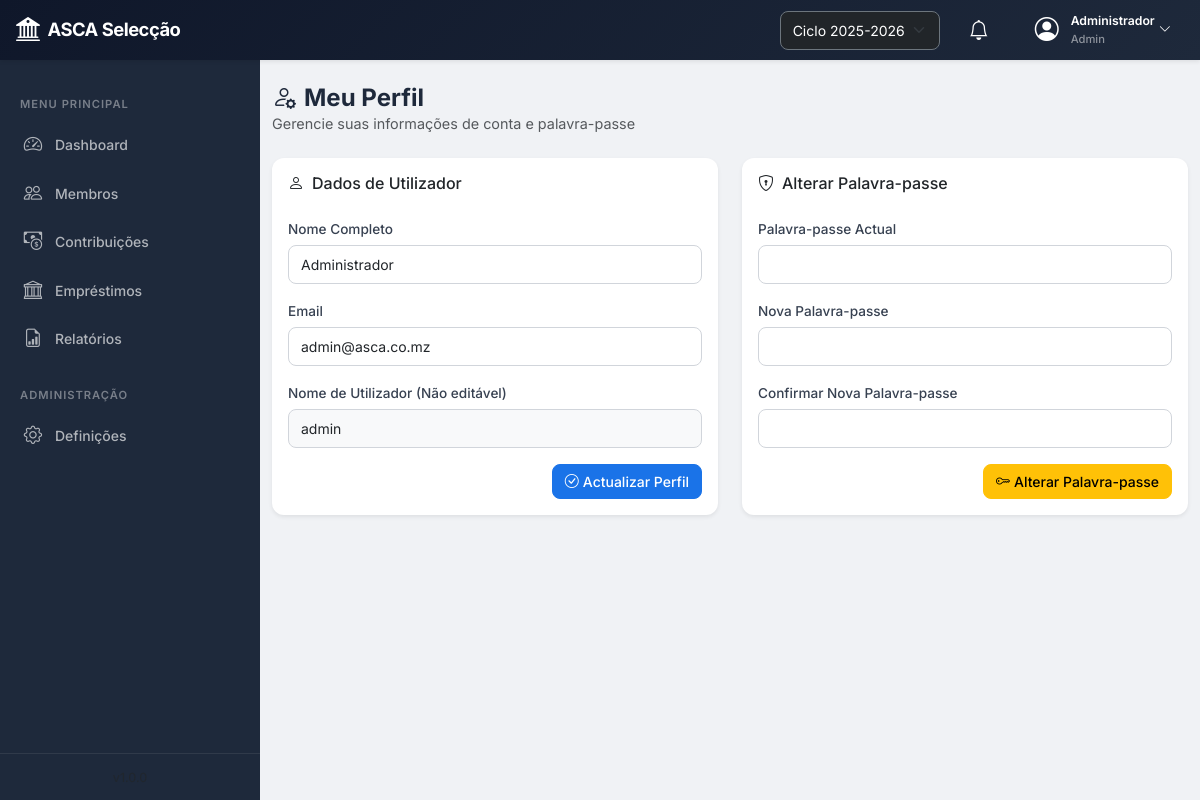
/pages/meu_perfil.php (signed in), run on the app's committed database.
### tables this page shows
CREATE TABLE `users` (
  `id` int(11) NOT NULL,
  `username` varchar(50) NOT NULL,
  `password` varchar(255) NOT NULL,
  `full_name` varchar(150) NOT NULL,
  `email` varchar(150) DEFAULT NULL,
  `role` enum('admin','user','member') DEFAULT 'user',
  `member_id` int(11) DEFAULT NULL,
  `is_active` tinyint(1) DEFAULT 1,
  `created_at` datetime DEFAULT current_timestamp(),
  `updated_at` datetime DEFAULT current_timestamp() ON UPDATE current_timestamp()
);

### config/database.php (called while the page is built, shortened)
<?php
class Database {
    private static ?Database $instance = null;
    private PDO $pdo;
    private string $host;
    private string $dbname;
    private string $username;
    private string $password;
    private string $charset = 'utf8mb4';
    private function __construct() {
        $hostHeader = $_SERVER['HTTP_HOST'] ?? '';
        $isLocal = (strpos($hostHeader, 'localhost') !== false || $hostHeader === '127.0.0.1');
        if ($isLocal) {
            $this->host     = getenv('DB_HOST') ?: '127.0.0.1';
            $this->dbname   = getenv('DB_NAME') ?: 'asca_seleccao';
            $this->username = getenv('DB_USER') ?: 'root';
            $this->password = getenv('DB_PASS') ?: '';
        } else {
            $this->host     = getenv('DB_HOST') ?: 'localhost';
            $this->dbname   = getenv('DB_NAME') ?: 'fdlmoz_ascaselecdb';
            $this->username = getenv('DB_USER') ?: 'fdlmoz_ascselecusr';
            $this->password = getenv('DB_PASS') ?: 'M_ym9.@r4HdbMpET';
        }
        if (strpos($this->host, ':') !== false) {
            [$hostPart, $portPart] = explode(':', $this->host, 2);
            $this->host = $hostPart;
            $this->port = $portPart;
        } else {
            $this->port = '3306';
        }
        $dsn = "mysql:host={$this->host};port={$this->port};dbname={$this->dbname};charset={$this->charset}";
        try {
            $this->pdo = new PDO($dsn, $this->username, $this->password, [
                PDO::ATTR_ERRMODE            => PDO::ERRMODE_EXCEPTION,
                PDO::ATTR_DEFAULT_FETCH_MODE => PDO::FETCH_ASSOC,
                PDO::ATTR_EMULATE_PREPARES   => false,
            ]);
        } catch (PDOException $e) {
            die("Erro de conexão à base de dados: " . $e->getMessage());
        }
    }
    public static function getInstance(): self {
        if (self::$instance === null) {
            self::$instance = new self();
        }
        return self::$instance;
    }
    public function query(string $sql, array $params = []): PDOStatement {
        $stmt = $this->pdo->prepare($sql);
        $stmt->execute($params);
        return $stmt;
    }
    public function fetch(string $sql, array $params = []): array|false {
        return $this->query($sql, $params)->fetch();
    }
}

### config/session.php (called while the page is built, shortened)
<?php
function isLoggedIn(): bool {
    return isset($_SESSION['user_id']) && !empty($_SESSION['user_id']);
}
function currentUser(): ?array {
    return [
        'id'        => $_SESSION['user_id'],
        'username'  => $_SESSION['username'],
        'full_name' => $_SESSION['full_name'],
        'role'      => $_SESSION['role'],
        'member_id' => $_SESSION['member_id'] ?? null,
    ];
}

### includes/functions.php (called while the page is built, shortened)
<?php
require_once __DIR__ . '/../config/constants.php';
require_once __DIR__ . '/../config/database.php';
function sanitize(string $input): string {
    return htmlspecialchars(trim($input), ENT_QUOTES, 'UTF-8');
}

### pages/meu_perfil.php (the view, shortened to what this page needs)
<?php
require_once __DIR__ . '/../config/session.php';
require_once __DIR__ . '/../includes/functions.php';
require_once __DIR__ . '/../includes/header.php';
require_once __DIR__ . '/../includes/sidebar.php';
$db = Database::getInstance();
$user = $db->fetch("SELECT * FROM users WHERE id = ?", [$currentUser['id']]);
?>
<div class="page-header">
    <div>
        <h1><i class="bi bi-person-gear me-2"></i>Meu Perfil</h1>
        <p class="text-muted mb-0">Gerencie suas informações de conta e palavra-passe</p>
    </div>
</div>
<div class="row">
    <div class="col-md-6">
        <div class="card mb-4 shadow-sm border-0">
            <div class="card-body">
                <h6 class="card-title mb-4"><i class="bi bi-person me-2"></i>Dados de Utilizador</h6>
                <form id="formDadosPerfil">
                    <div class="mb-3">
                        <label class="form-label">Nome Completo</label>
                        <input type="text" class="form-control" name="full_name" value="<?= sanitize($user['full_name']) ?>" required>
                    </div>
                    <div class="mb-3">
                        <label class="form-label">Email</label>
                        <input type="email" class="form-control" name="email" value="<?= sanitize($user['email'] ?? '') ?>">
                    </div>
                    <div class="mb-3">
                        <label class="form-label">Nome de Utilizador (Não editável)</label>
                        <input type="text" class="form-control bg-light" value="<?= sanitize($user['username']) ?>" readonly>
                    </div>
                    <div class="text-end">
                        <button type="submit" class="btn btn-primary">
                            <i class="bi bi-check-circle me-1"></i>Actualizar Perfil
                        </button>
                    </div>
                </form>
            </div>
        </div>
    </div>
    <div class="col-md-6">
        <div class="card mb-4 shadow-sm border-0">
            <div class="card-body">
                <h6 class="card-title mb-4"><i class="bi bi-shield-lock me-2"></i>Alterar Palavra-passe</h6>
                <form id="formPasswordPerfil">
                    <div class="mb-3">
                        <label class="form-label">Palavra-passe Actual</label>
                        <input type="password" class="form-control" name="current_password" required>
                    </div>
                    <div class="mb-3">
                        <label class="form-label">Nova Palavra-passe</label>
                        <input type="password" class="form-control" name="new_password" required minlength="6">
                    </div>
                    <div class="mb-3">
                        <label class="form-label">Confirmar Nova Palavra-passe</label>
                        <input type="password" class="form-control" name="confirm_password" required minlength="6">
                    </div>
                    <div class="text-end">
                        <button type="submit" class="btn btn-warning">
                            <i class="bi bi-key me-1"></i>Alterar Palavra-passe
                        </button>
                    </div>
                </form>
            </div>
        </div>
    </div>
</div>
<?php require_once __DIR__ . '/../includes/footer.php'; ?>

### assets/css/style.css (style rules this page uses)
:root { --primary: #1a73e8; --primary-dark: #1557b0; --primary-light: #4a90d9; --secondary: #6c757d; --success: #0d9488; --success-light: #14b8a6; --danger: #dc2626; --warning: #f59e0b; --info: #0ea5e9; --dark: #1e293b; --darker: #0f172a; --light: #f1f5f9; --body-bg: #f0f2f5; --sidebar-bg: #1e293b; --sidebar-w: 260px; --navbar-h: 60px; --font-family: 'Inter', -apple-system, BlinkMacSystemFont, 'Segoe UI', sans-serif; --radius: 12px; --radius-sm: 8px; --shadow: 0 1px 3px rgba(0, 0, 0, .08), 0 4px 12px rgba(0, 0, 0, .04); --shadow-md: 0 4px 16px rgba(0, 0, 0, .1); --transition: all .25s cubic-bezier(.4, 0, .2, 1); --skeleton-bg: #e2e8f0; }
* { box-sizing: border-box; }
body { font-family: var(--font-family); background: var(--body-bg); color: var(--dark); font-size: 0.9rem; overflow-x: hidden; }
.card { border: none; border-radius: var(--radius); box-shadow: var(--shadow); transition: var(--transition); }
.btn { border-radius: var(--radius-sm); font-weight: 500; font-size: .875rem; transition: var(--transition); }
.btn-primary { background: var(--primary); border-color: var(--primary); }
.form-control, .form-select { border-radius: var(--radius-sm); border-color: #d1d5db; font-size: .875rem; padding: .5rem .75rem; transition: var(--transition); }
.form-label { font-weight: 500; font-size: .85rem; color: #374151; margin-bottom: .35rem; }
.page-header { display: flex; justify-content: space-between; align-items: center; margin-bottom: 1.5rem; flex-wrap: wrap; gap: .75rem; }
.page-header h1 { font-size: 1.5rem; font-weight: 700; margin: 0; }

### data on the page
users: full_name "Administrador", email "admin@asca.co.mz", username "admin"

### other printed values
APP_NAME "ASCA Selecção"
$currentUser['full_name'] "Administrador"
$currentUser['role'] "Admin"
form field value "Ciclo 2025-2026"
